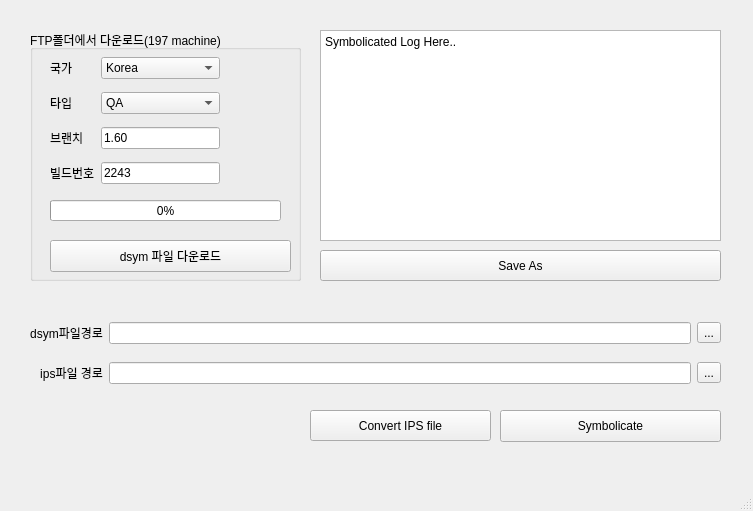
<?xml version="1.0" encoding="UTF-8"?>
<ui version="4.0">
 <class>MainWindow</class>
 <widget class="QMainWindow" name="MainWindow">
  <property name="geometry">
   <rect>
    <x>0</x>
    <y>0</y>
    <width>753</width>
    <height>511</height>
   </rect>
  </property>
  <property name="windowTitle">
   <string>iOS Symbolicate Tool ver0.1</string>
  </property>
  <widget class="QWidget" name="centralwidget">
   <widget class="QGroupBox" name="groupBox">
    <property name="geometry">
     <rect>
      <x>30</x>
      <y>30</y>
      <width>271</width>
      <height>251</height>
     </rect>
    </property>
    <property name="title">
     <string>FTP폴더에서 다운로드(197 machine)</string>
    </property>
    <widget class="QWidget" name="gridLayoutWidget">
     <property name="geometry">
      <rect>
       <x>20</x>
       <y>20</y>
       <width>170</width>
       <height>142</height>
      </rect>
     </property>
     <layout class="QGridLayout" name="gridLayout">
      <item row="2" column="1">
       <widget class="QLineEdit" name="UI_branch_lineEdit">
        <property name="text">
         <string>1.60</string>
        </property>
       </widget>
      </item>
      <item row="2" column="0">
       <widget class="QLabel" name="label_3">
        <property name="text">
         <string>브랜치</string>
        </property>
       </widget>
      </item>
      <item row="0" column="0">
       <widget class="QLabel" name="label">
        <property name="text">
         <string>국가</string>
        </property>
       </widget>
      </item>
      <item row="1" column="1">
       <widget class="QComboBox" name="UI_Type_comboBox">
        <item>
         <property name="text">
          <string>QA</string>
         </property>
        </item>
        <item>
         <property name="text">
          <string>IAP</string>
         </property>
        </item>
        <item>
         <property name="text">
          <string>LIVE</string>
         </property>
        </item>
       </widget>
      </item>
      <item row="0" column="1">
       <widget class="QComboBox" name="UI_Region_comboBox">
        <item>
         <property name="text">
          <string>Korea</string>
         </property>
        </item>
        <item>
         <property name="text">
          <string>Global</string>
         </property>
        </item>
        <item>
         <property name="text">
          <string>Japan</string>
         </property>
        </item>
        <item>
         <property name="text">
          <string>China</string>
         </property>
        </item>
       </widget>
      </item>
      <item row="1" column="0">
       <widget class="QLabel" name="label_2">
        <property name="text">
         <string>타입</string>
        </property>
       </widget>
      </item>
      <item row="3" column="0">
       <widget class="QLabel" name="label_8">
        <property name="text">
         <string>빌드번호</string>
        </property>
       </widget>
      </item>
      <item row="3" column="1">
       <widget class="QLineEdit" name="UI_buildNum_lineEdit">
        <property name="text">
         <string>2243</string>
        </property>
       </widget>
      </item>
     </layout>
    </widget>
    <widget class="QPushButton" name="UI_dsymDownLoad_pushButton">
     <property name="geometry">
      <rect>
       <x>20</x>
       <y>210</y>
       <width>241</width>
       <height>32</height>
      </rect>
     </property>
     <property name="text">
      <string>dsym 파일 다운로드</string>
     </property>
    </widget>
    <widget class="QLabel" name="label_4">
     <property name="geometry">
      <rect>
       <x>20</x>
       <y>190</y>
       <width>121</width>
       <height>16</height>
      </rect>
     </property>
     <property name="text">
      <string/>
     </property>
    </widget>
    <widget class="QProgressBar" name="UI_dsymProgressBar">
     <property name="geometry">
      <rect>
       <x>20</x>
       <y>170</y>
       <width>231</width>
       <height>21</height>
      </rect>
     </property>
     <property name="value">
      <number>0</number>
     </property>
    </widget>
   </widget>
   <widget class="QWidget" name="gridLayoutWidget_2">
    <property name="geometry">
     <rect>
      <x>30</x>
      <y>310</y>
      <width>691</width>
      <height>88</height>
     </rect>
    </property>
    <layout class="QGridLayout" name="gridLayout_2">
     <item row="0" column="2">
      <widget class="QToolButton" name="UI_dsymFile_toolButton">
       <property name="text">
        <string>...</string>
       </property>
      </widget>
     </item>
     <item row="1" column="1">
      <widget class="QLineEdit" name="UI_ipsPath_lineEdit"/>
     </item>
     <item row="0" column="0">
      <widget class="QLabel" name="label_6">
       <property name="text">
        <string>dsym파일경로</string>
       </property>
       <property name="alignment">
        <set>Qt::AlignRight|Qt::AlignTrailing|Qt::AlignVCenter</set>
       </property>
      </widget>
     </item>
     <item row="0" column="1">
      <widget class="QLineEdit" name="UI_dsymPath_lineEdit"/>
     </item>
     <item row="1" column="0">
      <widget class="QLabel" name="label_5">
       <property name="text">
        <string>ips파일 경로</string>
       </property>
       <property name="alignment">
        <set>Qt::AlignRight|Qt::AlignTrailing|Qt::AlignVCenter</set>
       </property>
      </widget>
     </item>
     <item row="1" column="2">
      <widget class="QToolButton" name="UI_ipsFile_toolButton">
       <property name="text">
        <string>...</string>
       </property>
      </widget>
     </item>
    </layout>
   </widget>
   <widget class="QPushButton" name="UI_symbolicate_pushButton">
    <property name="geometry">
     <rect>
      <x>500</x>
      <y>410</y>
      <width>221</width>
      <height>32</height>
     </rect>
    </property>
    <property name="text">
     <string>Symbolicate</string>
    </property>
   </widget>
   <widget class="QPushButton" name="UI_convertIPS_pushButton">
    <property name="geometry">
     <rect>
      <x>310</x>
      <y>410</y>
      <width>181</width>
      <height>31</height>
     </rect>
    </property>
    <property name="text">
     <string>Convert IPS file</string>
    </property>
   </widget>
   <widget class="QTextBrowser" name="UI_textBrowser">
    <property name="geometry">
     <rect>
      <x>320</x>
      <y>30</y>
      <width>401</width>
      <height>211</height>
     </rect>
    </property>
    <property name="html">
     <string>&lt;!DOCTYPE HTML PUBLIC &quot;-//W3C//DTD HTML 4.0//EN&quot; &quot;http://www.w3.org/TR/REC-html40/strict.dtd&quot;&gt;
&lt;html&gt;&lt;head&gt;&lt;meta name=&quot;qrichtext&quot; content=&quot;1&quot; /&gt;&lt;style type=&quot;text/css&quot;&gt;
p, li { white-space: pre-wrap; }
&lt;/style&gt;&lt;/head&gt;&lt;body style=&quot; font-family:'Gulim'; font-size:9pt; font-weight:400; font-style:normal;&quot;&gt;
&lt;p style=&quot; margin-top:0px; margin-bottom:0px; margin-left:0px; margin-right:0px; -qt-block-indent:0; text-indent:0px;&quot;&gt;Symbolicated Log Here..&lt;/p&gt;&lt;/body&gt;&lt;/html&gt;</string>
    </property>
   </widget>
   <widget class="QPushButton" name="UI_SaveAsPushButton">
    <property name="geometry">
     <rect>
      <x>320</x>
      <y>250</y>
      <width>401</width>
      <height>31</height>
     </rect>
    </property>
    <property name="text">
     <string>Save As</string>
    </property>
   </widget>
  </widget>
  <widget class="QMenuBar" name="menubar">
   <property name="geometry">
    <rect>
     <x>0</x>
     <y>0</y>
     <width>753</width>
     <height>21</height>
    </rect>
   </property>
  </widget>
  <widget class="QStatusBar" name="statusbar"/>
 </widget>
 <resources/>
 <connections/>
</ui>
